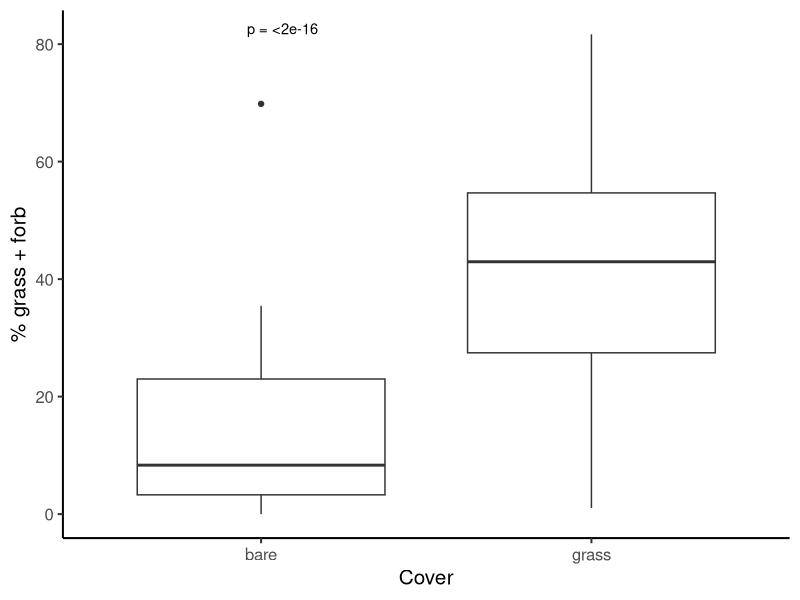
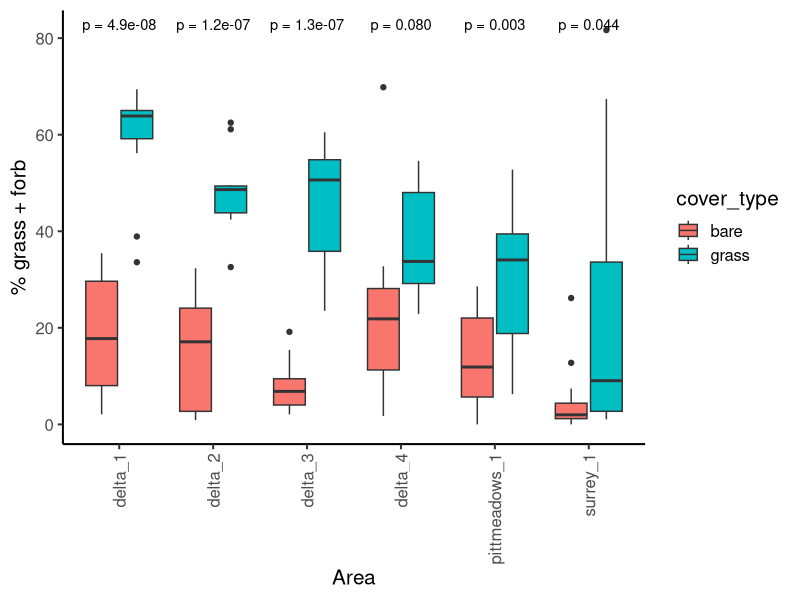
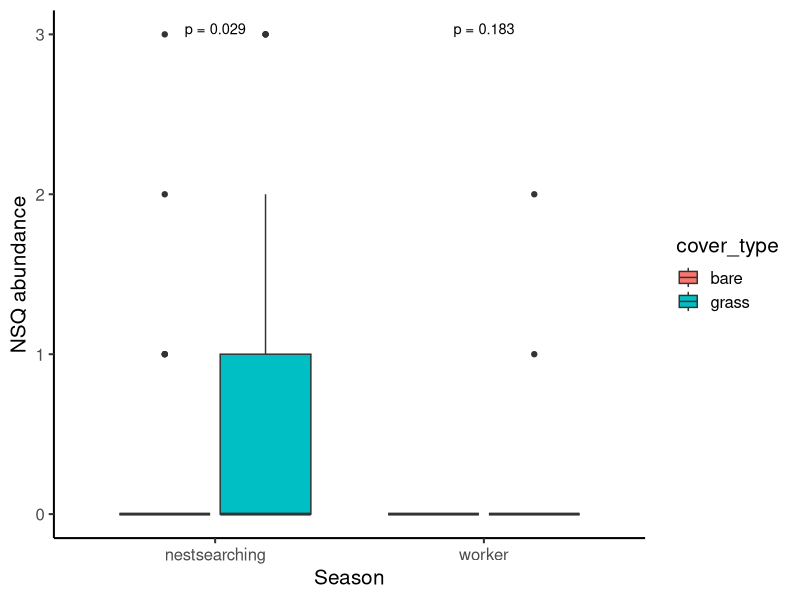
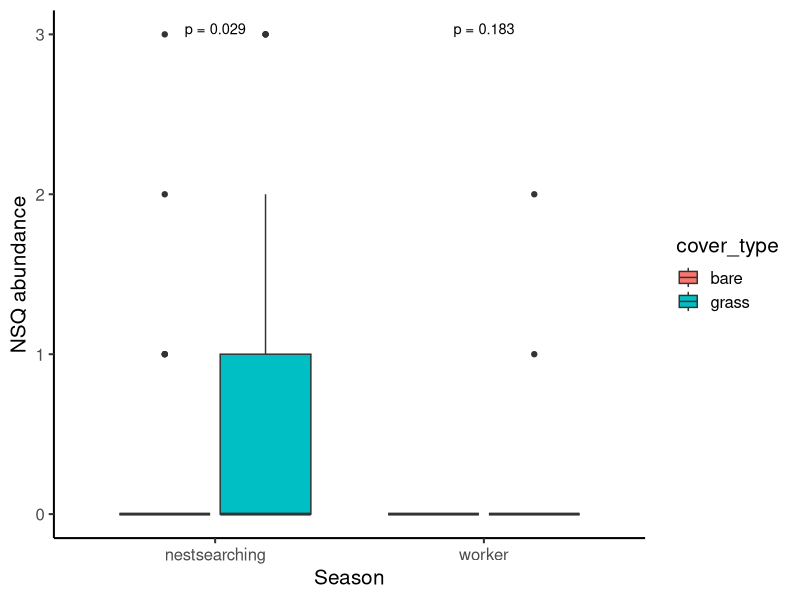
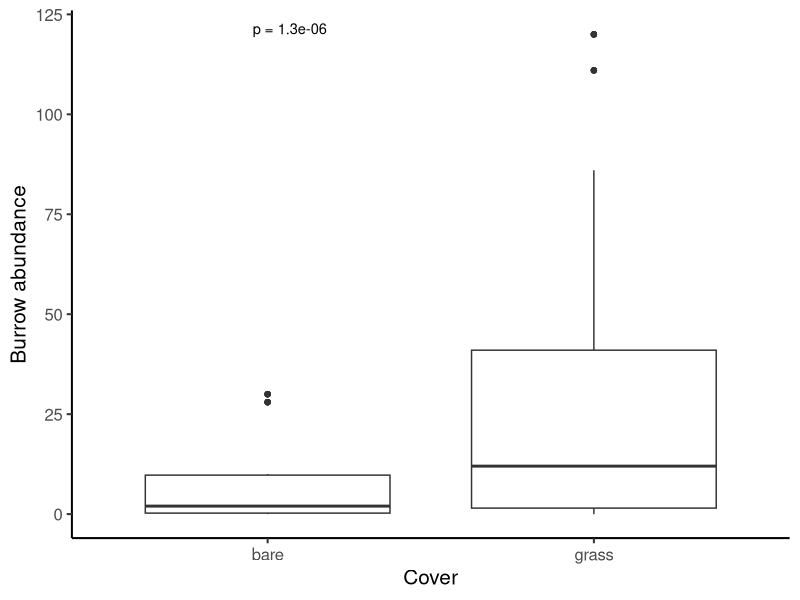
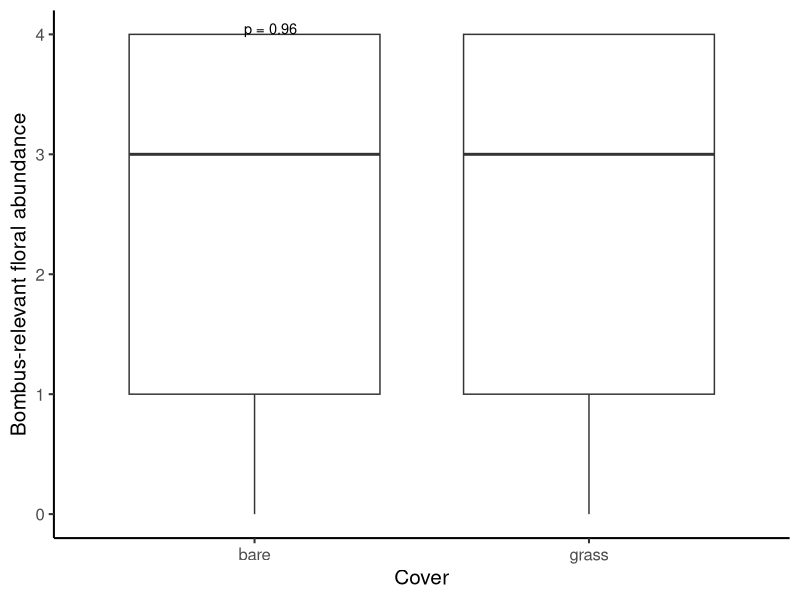
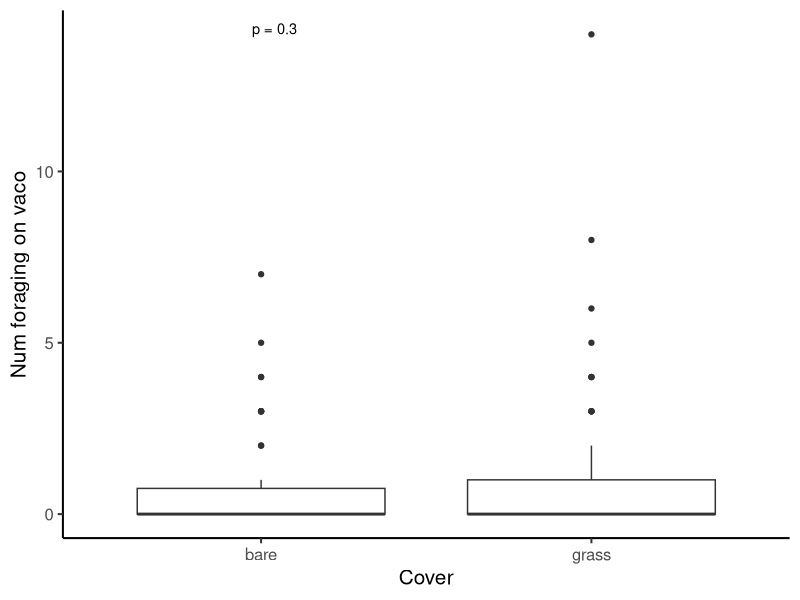
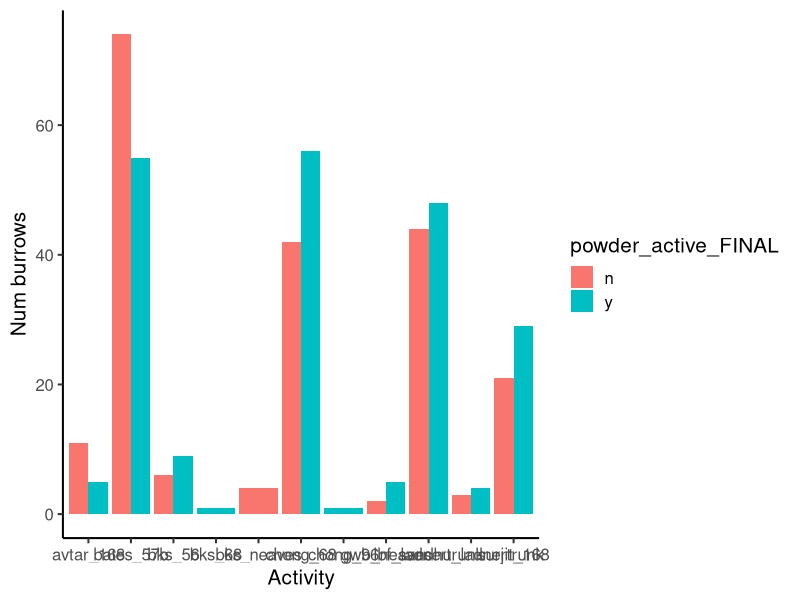

These figures' R source, in order:
## ---- chunk 1
knitr::opts_chunk$set(echo = TRUE)
knitr::opts_knit$set(root.dir = "~/Library/CloudStorage/OneDrive-UBC/MSc/12_analysis/rodent-bee-blueberry")
## ---- chunk 2
#load packages
library(ggplot2) #for plots
library(dplyr) #for working with dataframes
library(tidyr) #for working with datasets
library(lme4) #for mixed effects models
library(ggpubr) #for adding significance asterisks to graph

#read in data
data <- read.csv("06_cleandata/combined_plot_data.csv")

#check that variables are in appropriate format
str(data)

#change character columns to factors
data <- data %>%
   mutate(
     site_id = as.factor(site_id),
     round = as.factor(round),
     plot_id = as.factor(plot_id),
     bee_date = as.Date(bee_date),
     area = as.factor(area))

#filter data to only include within field data
data <- data %>%
  filter(plot_id != "d")
## ---- chunk 3
ggplot(data, aes(x = cover_type, y = grass_forb_perc)) + 
  geom_boxplot() +
  theme_classic(base_size = 15) +
  xlab("Cover") +
  ylab("% grass + forb") +
  stat_compare_means(
    method = "t.test",        # or "wilcox.test"
    label = "p.format",       # shows formatted p-value
    size = 3.7,
    vjust = 0
  )
## ---- chunk 4
ggplot(data, aes(x = area, fill = cover_type, y = grass_forb_perc)) + 
  geom_boxplot() +
  theme_classic(base_size = 15) +
  xlab("Area") +
  ylab("% grass + forb") +
  stat_compare_means(
    method = "t.test",        # or "wilcox.test"
    label = "p.format",       # shows formatted p-value
    size = 3.7,
    vjust = 0
  ) +
  theme(axis.text.x = element_text(angle = 90, vjust = 0.5, hjust = 1))
## ---- chunk 5
ggplot(data, aes(fill=cover_type,x=bee_season_type, y = nest_searching_queens))+ 
  geom_boxplot() +
  theme_classic(base_size = 15)+
  xlab("Season")+
  ylab("NSQ abundance") +
  stat_compare_means(
    aes(group = cover_type),  # group by field.type
    method = "t.test",  # or "wilcox.test" if you're doing a non-parametric test
    label = "p.format",  # Display p-value 
    size = 3.7)  # Adjust this value to make the asterisks larger
## ---- chunk 6
ggplot(data, aes(fill=cover_type,x=bee_season_type, y = nest_searching_queens))+ 
  geom_boxplot() +
  theme_classic(base_size = 15)+
  xlab("Season")+
  ylab("NSQ abundance") +
  stat_compare_means(
    aes(group = cover_type),  # group by field.type
    method = "t.test",  # or "wilcox.test" if you're doing a non-parametric test
    label = "p.format",  # Display p-value 
    size = 3.7)  # Adjust this value to make the asterisks larger
## ---- chunk 7
ggplot(data, aes(x=cover_type, y = num_burrows))+ 
  geom_boxplot() +
  theme_classic(base_size = 15)+
  xlab("Cover")+
  ylab("Burrow abundance") +
  stat_compare_means(
    aes(group = cover_type),  # group by field.type
    method = "t.test",  # or "wilcox.test" if you're doing a non-parametric test
    label = "p.format",  # Display p-value 
    size = 3.7)  # Adjust this value to make the asterisks larger
## ---- chunk 8
ggplot(data, aes(x=cover_type, y = bombus_floral_abun))+ 
  geom_boxplot() + 
  theme_classic(base_size = 15)+ 
  xlab("Cover")+ 
  ylab("Bombus-relevant floral abundance") + 
  stat_compare_means( aes(group = cover_type), # group by field.type
                      method = "t.test", # or "wilcox.test" if you're doing a non-parametric test 
                      label = "p.format", # Display p-value 
                      size = 3.7) # Adjust this value to make the asterisks larger
## ---- chunk 9
ggplot(data, aes(x=cover_type, y = forage_vaco))+ 
  geom_boxplot() +
  theme_classic(base_size = 15)+
  xlab("Cover")+
  ylab("Num foraging on vaco") +
  stat_compare_means(
    aes(group = cover_type),  # group by field.type
    method = "t.test",  # or "wilcox.test" if you're doing a non-parametric test
    label = "p.format",  # Display p-value 
    size = 3.7) # Adjust this value to make the asterisks larger
## ---- chunk 10
rodent <- read.csv("06_cleandata/rodent_clean.csv") 

rodent_powder <- rodent %>%
  filter(powder_active_FINAL != "")

burrow_counts <- rodent_powder %>%
  group_by(site_id, powder_active_FINAL) %>%
  summarise(num_burrows = n(), .groups = "drop")

ggplot(burrow_counts, aes(x=site_id, y = num_burrows, fill = powder_active_FINAL))+ 
  geom_bar(stat = "identity",  position = "dodge") +
  theme_classic(base_size = 15)+
  xlab("Activity")+
  ylab("Num burrows") 

prop_inactive <- rodent_powder %>%
  group_by(site_id) %>%
  summarise(
    total_burrows = n(),
    inactive_burrows = sum(powder_active_FINAL == "n", na.rm = TRUE),
    prop_inactive = inactive_burrows / total_burrows
  )

prop_inactive <- prop_inactive %>%
  mutate(site_id = factor(site_id, levels = site_id[order(total_burrows, decreasing = TRUE)]))

ggplot(prop_inactive, aes(x = site_id, y = prop_inactive)) + 
  geom_bar(stat = "identity", position = "dodge") +
  theme_classic(base_size = 15) +
  theme(axis.text.x = element_text(angle = 90, vjust = 0.5, hjust = 1)) +
  xlab("Site Name (ordered by total burrow count)") +
  ylab("Proportion inactive burrows") + 
  geom_hline(yintercept = 0.5, linetype = "dashed", color = "red") + 
  geom_text(aes(label = round(prop_inactive, 2)), 
            vjust = -0.5, 
            size = 4)

weighted_avg_prop_inactive <- sum(prop_inactive$inactive_burrows) / sum(prop_inactive$total_burrows)
weighted_avg_prop_inactive
##0.4928571
